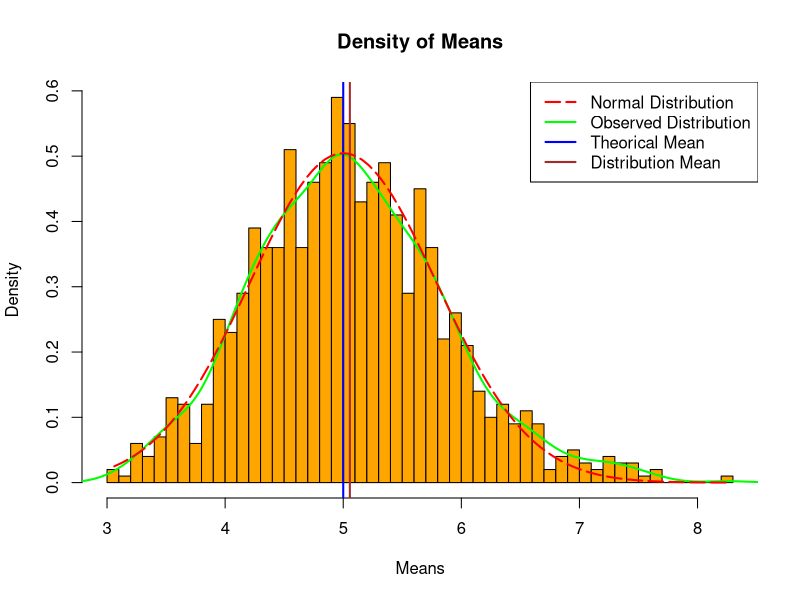
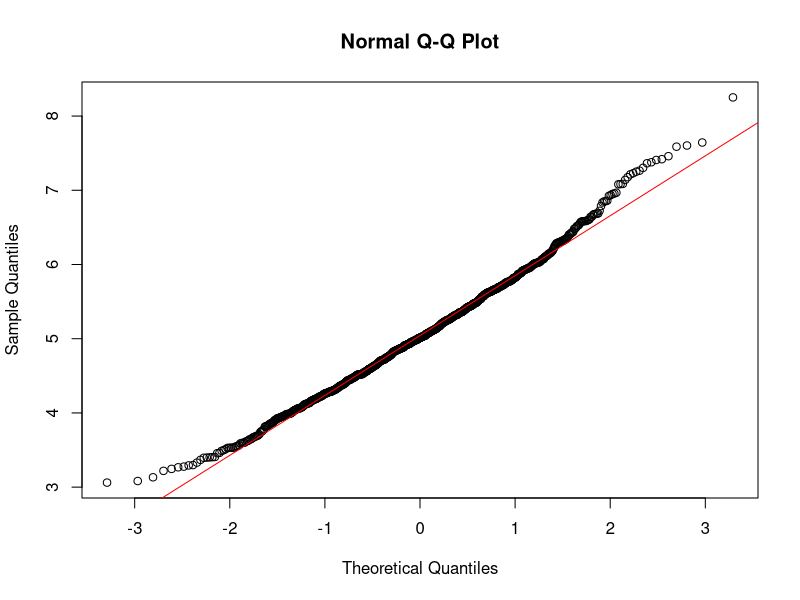

Reproduce these figures in R, in order.
## ---- chunk 1
set.seed(1337)
lambda <- 0.2
sample <- 40
nbrSimulation <- 1000

dist <- matrix(rexp(sample*nbrSimulation, lambda),nbrSimulation)
dist.rowMeans <- rowMeans(dist)
## ---- chunk 2
theo_mean <- 1/lambda
theo_sd <- (1/lambda)/sqrt(sample)
theo_var <- theo_sd^2

dist_mean <- mean(dist.rowMeans)
dist_sd <- sd(dist.rowMeans)
dist_var <- dist_sd^2
c('Theorical Mean'=theo_mean,'Standard Deviation'=theo_sd,'Variance'=theo_var)
c('Distrivution Mean'=dist_mean,'Standard Deviation'=dist_sd,'Variance'=dist_var)
## ---- chunk 3
hist(dist.rowMeans, prob=TRUE, breaks=sample, xlab='Means', col="orange",main='Density of Means')
lines(density(dist.rowMeans), lwd=2, col='green')
abline(v=1/lambda, col="blue",lwd=2)
abline(v=dist_mean, col="brown",lwd=2)
xfit <- seq(min(dist.rowMeans), max(dist.rowMeans), length=100)
yfit <- dnorm(xfit, mean=theo_mean, sd=theo_sd)
lines(xfit,yfit, pch=22, col='red', lty=5, lwd=2)
legend('topright',c('Normal Distribution','Observed Distribution','Theorical Mean','Distribution Mean'),lty=c(5,1,1,1), lwd=c(2,2,2,2), col=c('red','green','blue','brown'))
## ---- chunk 4
qqnorm(dist.rowMeans)
qqline(dist.rowMeans, col = 'red')
